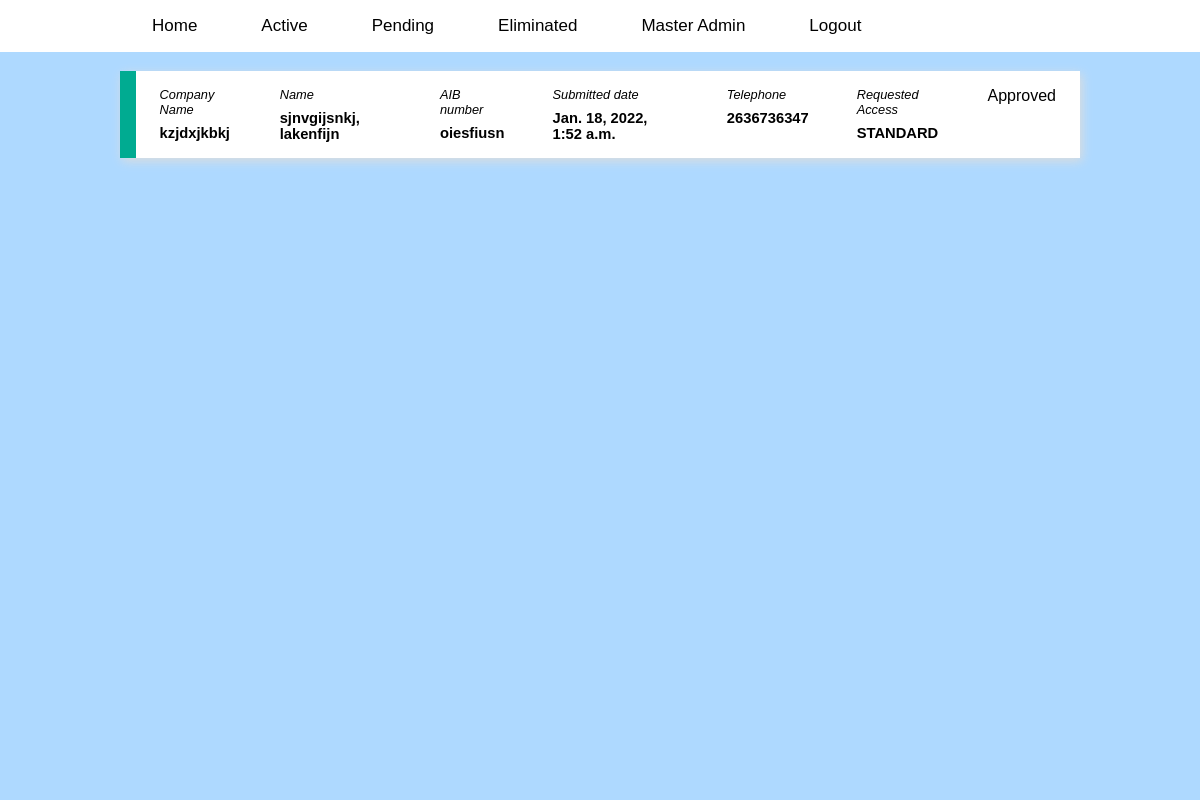
The page /admin-page/active (signed in) on the database as committed earlier.
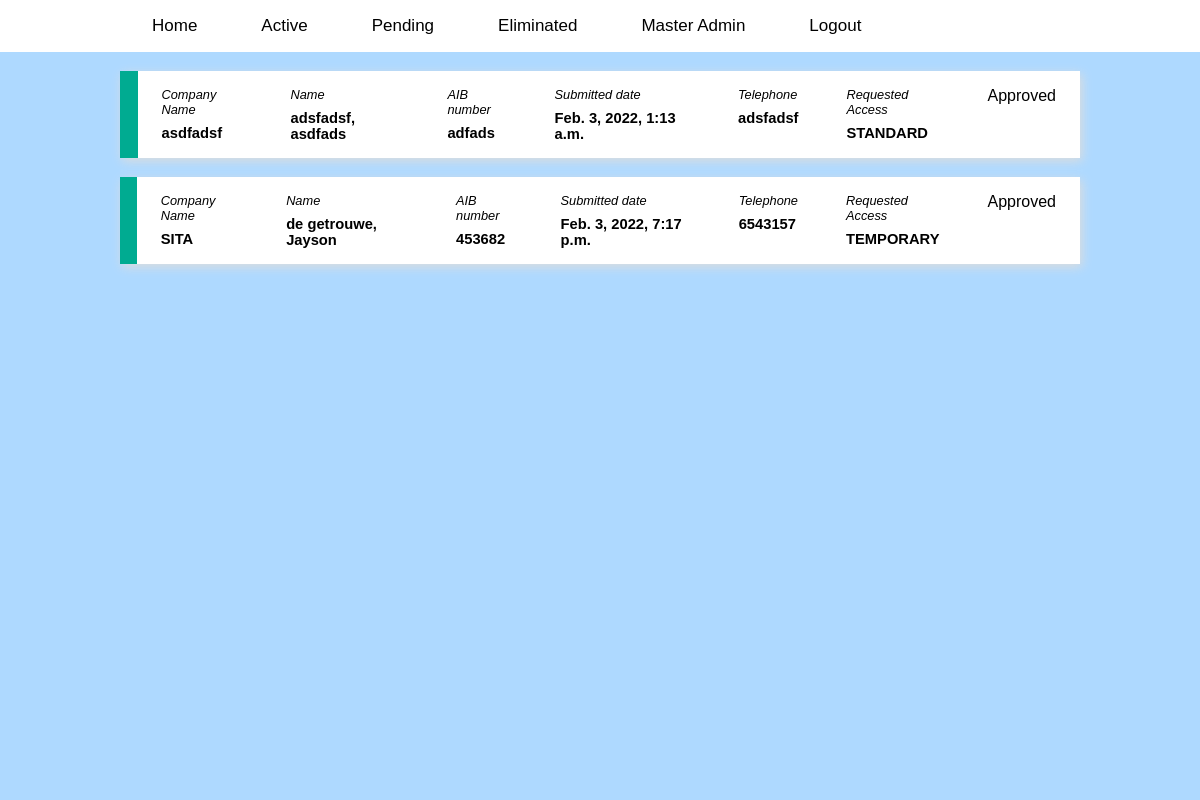
The same page on the database as committed later.
### FormPage/models.py (models this page shows, shortened)
class Form(models.Model):
    company_name = models.CharField(max_length=200, null=False, blank=False)
    first_name = models.CharField(max_length=100)
    last_name = models.CharField(max_length=100)
    AIB_number = models.CharField(max_length=100)
    position_title = models.CharField(max_length=200)
    telephone = models.CharField(max_length=20)
    email = models.EmailField()
    job_duties = models.TextField()
    access_justification = models.TextField()
    wap_roa = models.CharField(max_length=255)
    required_access = models.CharField(choices=RequestAccessChoices, max_length=200)
    start_time = models.DateField(blank=True, null=True)
    end_time = models.DateField(blank=True, null=True)
    main_communications_room = models.ManyToManyField(MainCommunicationRoom, blank=True)
    new_terminal_building = models.ManyToManyField(NewTerminalBuilding, blank=True)
    old_terminal_building = models.ManyToManyField(OldTerminalBuilding, blank=True)
    building = models.ManyToManyField(OtherBuilding, blank=True)
    other_locations = models.TextField(blank=True )
    specify_system_list = models.TextField(blank=True)
    specify_equipment_list = models.TextField(blank=True)
    specify_server_list = models.TextField(blank=True)
    Specify_cables = models.TextField(blank=True)
    agreed_to_terms = models.BooleanField(default=False)
    submitted_date_time = models.DateTimeField(default=timezone.now)
    approved_or_not = models.CharField(choices=ApprovedOrNot, max_length=200, blank=True, null=True)

### FormPage/views.py (the view)
# urls.py: path('admin-page/active', Active, name="active"),
@login_required
def Active(request):
    active = Forms.objects.filter(approved_or_not= "APPROVED").exclude(end_time__lt=datetime.date.today())
    dic = {
        'signed_up':active,
    }
    return render(request, 'admin/admin-view.html', {'dic': dic})

### FormPage/templates/admin/admin-view.html (shortened to what this page needs)
{% extends 'base.html' %}
{% block content %}
    {% if user.is_authenticated %}
        <div class="background-poster"></div>
            <div class="wrapper">
                {% for person in dic.signed_up %}
                    <a href="{%url 'Form:user' person.id%}" class="user-link">
                        <div class="row">
                            <div class="line"></div>
                            <div class="row-text q">
                                <p class="small-text">Company Name</p>
                                <p class="big-text">{{person.company_name}}</p>
                            </div>
                            <div class="row-text w">
                                <p class="small-text"> Name</p>
                                <p class="big-text">{{person.last_name}}, {{person.first_name}}</p>
                            </div>
                            <div class="row-text e">
                                <p class="small-text">AIB number</p>
                                <p class="big-text">{{person.AIB_number}}</p>
                            </div>
                            <div class="row-text r">
                                <p class="small-text">Submitted date</p>
                                <p class="big-text">{{person.submitted_date_time}}</p>
                            </div>
                            <div class="row-text t">
                                <p class="small-text">Telephone</p>
                                <p class="big-text">{{person.telephone}}</p>
                            </div>
                            <div class="row-text y">
                                <p class="small-text">Requested Access </p>
                                <p class="big-text">{{person.required_access}}</p>
                            </div>
                            <div class="row-text u">
                                {% if person.approved_or_not == None %}
                                    <p> Pending </p>
                                {% elif person.approved_or_not == 'APPROVED' %}
                                    <p>Approved</p>
                                {% elif person.approved_or_not == 'REJECT' %}
                                    <p>Rejected</p>
                                {% endif %}
                            </div>
                        </div>
                    </a>
                {% endfor %}
            </div>
    {% else %}
        <p>login again</p>
    {% endif %}
{% endblock  %}

Rows that differ between the two databases and show on the page:
removed Form: company_name "kzjdxjkbkj", last_name "sjnvgijsnkj", first_name "lakenfijn", AIB_number "oiesfiusn", submitted_date_time "Jan. 18, 2022, 1:52 a.m.", telephone "2636736347", required_access "STANDARD", approved_or_not "Approved"
added Form: company_name "asdfadsf", last_name "adsfadsf", first_name "asdfads", AIB_number "adfads", submitted_date_time "Feb. 3, 2022, 1:13 a.m.", telephone "adsfadsf", required_access "STANDARD", approved_or_not "Approved"
added Form: company_name "SITA", last_name "de getrouwe", first_name "Jayson", AIB_number "453682", submitted_date_time "Feb. 3, 2022, 7:17 p.m.", telephone "6543157", required_access "TEMPORARY", approved_or_not "Approved"
